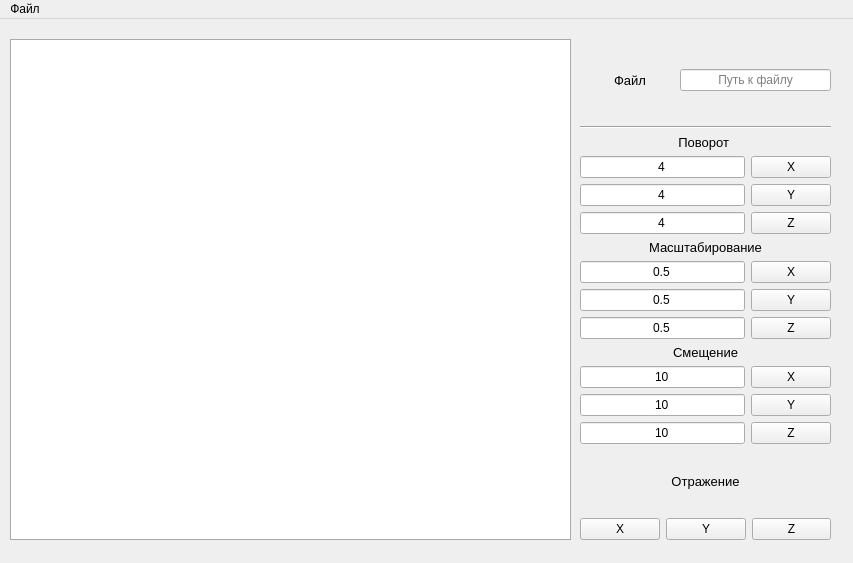
<?xml version="1.0" encoding="UTF-8"?>
<ui version="4.0">
 <class>Cristall</class>
 <widget class="QMainWindow" name="Cristall">
  <property name="enabled">
   <bool>true</bool>
  </property>
  <property name="geometry">
   <rect>
    <x>0</x>
    <y>0</y>
    <width>853</width>
    <height>563</height>
   </rect>
  </property>
  <property name="minimumSize">
   <size>
    <width>800</width>
    <height>500</height>
   </size>
  </property>
  <property name="maximumSize">
   <size>
    <width>1000</width>
    <height>1000</height>
   </size>
  </property>
  <property name="windowTitle">
   <string>Cristall</string>
  </property>
  <property name="windowIcon">
   <iconset resource="src.qrc">
    <normaloff>:/img/MAI.ico</normaloff>:/img/MAI.ico</iconset>
  </property>
  <widget class="QWidget" name="centralwidget">
   <widget class="QWidget" name="widget" native="true">
    <property name="geometry">
     <rect>
      <x>10</x>
      <y>20</y>
      <width>561</width>
      <height>501</height>
     </rect>
    </property>
    <property name="styleSheet">
     <string notr="true">background-color: #fff; border: 1px solid #aaa;</string>
    </property>
    <widget class="QWidget" name="verticalLayoutWidget">
     <property name="geometry">
      <rect>
       <x>0</x>
       <y>0</y>
       <width>561</width>
       <height>501</height>
      </rect>
     </property>
     <layout class="QVBoxLayout" name="canvasLayout"/>
    </widget>
   </widget>
   <widget class="QWidget" name="layoutWidget">
    <property name="geometry">
     <rect>
      <x>580</x>
      <y>20</y>
      <width>251</width>
      <height>501</height>
     </rect>
    </property>
    <layout class="QVBoxLayout" name="verticalLayout_7">
     <property name="sizeConstraint">
      <enum>QLayout::SetDefaultConstraint</enum>
     </property>
     <item>
      <layout class="QVBoxLayout" name="verticalLayout_4">
       <item>
        <layout class="QVBoxLayout" name="verticalLayout">
         <item>
          <layout class="QFormLayout" name="formLayout">
           <property name="formAlignment">
            <set>Qt::AlignLeading|Qt::AlignLeft|Qt::AlignVCenter</set>
           </property>
           <property name="horizontalSpacing">
            <number>0</number>
           </property>
           <property name="verticalSpacing">
            <number>0</number>
           </property>
           <item row="0" column="0">
            <widget class="QLabel" name="label">
             <property name="minimumSize">
              <size>
               <width>100</width>
               <height>0</height>
              </size>
             </property>
             <property name="font">
              <font>
               <pointsize>10</pointsize>
              </font>
             </property>
             <property name="layoutDirection">
              <enum>Qt::LeftToRight</enum>
             </property>
             <property name="text">
              <string>Файл</string>
             </property>
             <property name="alignment">
              <set>Qt::AlignCenter</set>
             </property>
            </widget>
           </item>
           <item row="0" column="1">
            <widget class="QLineEdit" name="uiPath">
             <property name="alignment">
              <set>Qt::AlignCenter</set>
             </property>
             <property name="readOnly">
              <bool>true</bool>
             </property>
             <property name="placeholderText">
              <string>Путь к файлу</string>
             </property>
            </widget>
           </item>
          </layout>
         </item>
         <item>
          <widget class="Line" name="line">
           <property name="orientation">
            <enum>Qt::Horizontal</enum>
           </property>
          </widget>
         </item>
        </layout>
       </item>
      </layout>
     </item>
     <item>
      <layout class="QVBoxLayout" name="verticalLayout_2">
       <item>
        <widget class="QLabel" name="label_6">
         <property name="font">
          <font>
           <pointsize>10</pointsize>
          </font>
         </property>
         <property name="text">
          <string>Поворот </string>
         </property>
         <property name="alignment">
          <set>Qt::AlignCenter</set>
         </property>
        </widget>
       </item>
       <item>
        <layout class="QGridLayout" name="gridLayout">
         <item row="0" column="1">
          <widget class="QPushButton" name="goStepX">
           <property name="text">
            <string>X</string>
           </property>
          </widget>
         </item>
         <item row="2" column="1">
          <widget class="QPushButton" name="goStepZ">
           <property name="text">
            <string>Z</string>
           </property>
          </widget>
         </item>
         <item row="0" column="0">
          <widget class="QLineEdit" name="FiX">
           <property name="text">
            <string>4</string>
           </property>
           <property name="alignment">
            <set>Qt::AlignCenter</set>
           </property>
          </widget>
         </item>
         <item row="1" column="0">
          <widget class="QLineEdit" name="FiY">
           <property name="text">
            <string>4</string>
           </property>
           <property name="alignment">
            <set>Qt::AlignCenter</set>
           </property>
          </widget>
         </item>
         <item row="1" column="1">
          <widget class="QPushButton" name="goStepY">
           <property name="text">
            <string>Y</string>
           </property>
          </widget>
         </item>
         <item row="2" column="0">
          <widget class="QLineEdit" name="FiZ">
           <property name="text">
            <string>4</string>
           </property>
           <property name="alignment">
            <set>Qt::AlignCenter</set>
           </property>
          </widget>
         </item>
        </layout>
       </item>
      </layout>
     </item>
     <item>
      <layout class="QVBoxLayout" name="verticalLayout_3">
       <item>
        <widget class="QLabel" name="label_7">
         <property name="font">
          <font>
           <pointsize>10</pointsize>
          </font>
         </property>
         <property name="text">
          <string>Масштабирование</string>
         </property>
         <property name="alignment">
          <set>Qt::AlignCenter</set>
         </property>
        </widget>
       </item>
       <item>
        <layout class="QGridLayout" name="gridLayout_2">
         <item row="1" column="0">
          <widget class="QLineEdit" name="scaleY">
           <property name="text">
            <string>0.5</string>
           </property>
           <property name="alignment">
            <set>Qt::AlignCenter</set>
           </property>
          </widget>
         </item>
         <item row="1" column="1">
          <widget class="QPushButton" name="goScaleY">
           <property name="text">
            <string>Y</string>
           </property>
          </widget>
         </item>
         <item row="2" column="0">
          <widget class="QLineEdit" name="scaleZ">
           <property name="text">
            <string>0.5</string>
           </property>
           <property name="alignment">
            <set>Qt::AlignCenter</set>
           </property>
          </widget>
         </item>
         <item row="2" column="1">
          <widget class="QPushButton" name="goScaleZ">
           <property name="text">
            <string>Z</string>
           </property>
          </widget>
         </item>
         <item row="0" column="0">
          <widget class="QLineEdit" name="scaleX">
           <property name="text">
            <string>0.5</string>
           </property>
           <property name="alignment">
            <set>Qt::AlignCenter</set>
           </property>
          </widget>
         </item>
         <item row="0" column="1">
          <widget class="QPushButton" name="goScaleX">
           <property name="text">
            <string>X</string>
           </property>
          </widget>
         </item>
        </layout>
       </item>
      </layout>
     </item>
     <item>
      <layout class="QVBoxLayout" name="verticalLayout_6">
       <item>
        <widget class="QLabel" name="label_11">
         <property name="font">
          <font>
           <pointsize>10</pointsize>
          </font>
         </property>
         <property name="text">
          <string>Смещение</string>
         </property>
         <property name="alignment">
          <set>Qt::AlignCenter</set>
         </property>
        </widget>
       </item>
       <item>
        <layout class="QHBoxLayout" name="horizontalLayout_9">
         <item>
          <widget class="QLineEdit" name="posX">
           <property name="text">
            <string>10</string>
           </property>
           <property name="alignment">
            <set>Qt::AlignCenter</set>
           </property>
          </widget>
         </item>
         <item>
          <widget class="QPushButton" name="goX">
           <property name="text">
            <string>X</string>
           </property>
          </widget>
         </item>
        </layout>
       </item>
       <item>
        <layout class="QHBoxLayout" name="horizontalLayout_6">
         <item>
          <widget class="QLineEdit" name="posY">
           <property name="text">
            <string>10</string>
           </property>
           <property name="alignment">
            <set>Qt::AlignCenter</set>
           </property>
          </widget>
         </item>
         <item>
          <widget class="QPushButton" name="goY">
           <property name="text">
            <string>Y</string>
           </property>
          </widget>
         </item>
        </layout>
       </item>
       <item>
        <layout class="QHBoxLayout" name="horizontalLayout">
         <item>
          <widget class="QLineEdit" name="posZ">
           <property name="text">
            <string>10</string>
           </property>
           <property name="alignment">
            <set>Qt::AlignCenter</set>
           </property>
          </widget>
         </item>
         <item>
          <widget class="QPushButton" name="goZ">
           <property name="text">
            <string>Z</string>
           </property>
          </widget>
         </item>
        </layout>
       </item>
      </layout>
     </item>
     <item>
      <layout class="QVBoxLayout" name="verticalLayout_5">
       <item>
        <widget class="QLabel" name="label_15">
         <property name="font">
          <font>
           <pointsize>10</pointsize>
          </font>
         </property>
         <property name="text">
          <string>Отражение</string>
         </property>
         <property name="alignment">
          <set>Qt::AlignCenter</set>
         </property>
        </widget>
       </item>
       <item>
        <layout class="QHBoxLayout" name="horizontalLayout_2">
         <item>
          <widget class="QPushButton" name="goReflectX">
           <property name="text">
            <string>X</string>
           </property>
          </widget>
         </item>
         <item>
          <widget class="QPushButton" name="goReflectY">
           <property name="text">
            <string>Y</string>
           </property>
          </widget>
         </item>
         <item>
          <widget class="QPushButton" name="goReflectZ">
           <property name="text">
            <string>Z</string>
           </property>
          </widget>
         </item>
        </layout>
       </item>
      </layout>
     </item>
    </layout>
   </widget>
  </widget>
  <widget class="QMenuBar" name="menuBar">
   <property name="geometry">
    <rect>
     <x>0</x>
     <y>0</y>
     <width>853</width>
     <height>21</height>
    </rect>
   </property>
   <property name="styleSheet">
    <string notr="true"/>
   </property>
   <widget class="QMenu" name="menu">
    <property name="title">
     <string>Файл</string>
    </property>
    <addaction name="addFile"/>
    <addaction name="separator"/>
    <addaction name="exit"/>
   </widget>
   <addaction name="menu"/>
  </widget>
  <action name="addFile">
   <property name="text">
    <string>Добавить</string>
   </property>
  </action>
  <action name="addPoints">
   <property name="icon">
    <iconset resource="src.qrc">
     <normaloff>:/img/file_add.png</normaloff>:/img/file_add.png</iconset>
   </property>
   <property name="text">
    <string>Добавить вершины</string>
   </property>
  </action>
  <action name="exit">
   <property name="text">
    <string>Выход</string>
   </property>
  </action>
 </widget>
 <resources>
  <include location="src.qrc"/>
 </resources>
 <connections/>
</ui>
